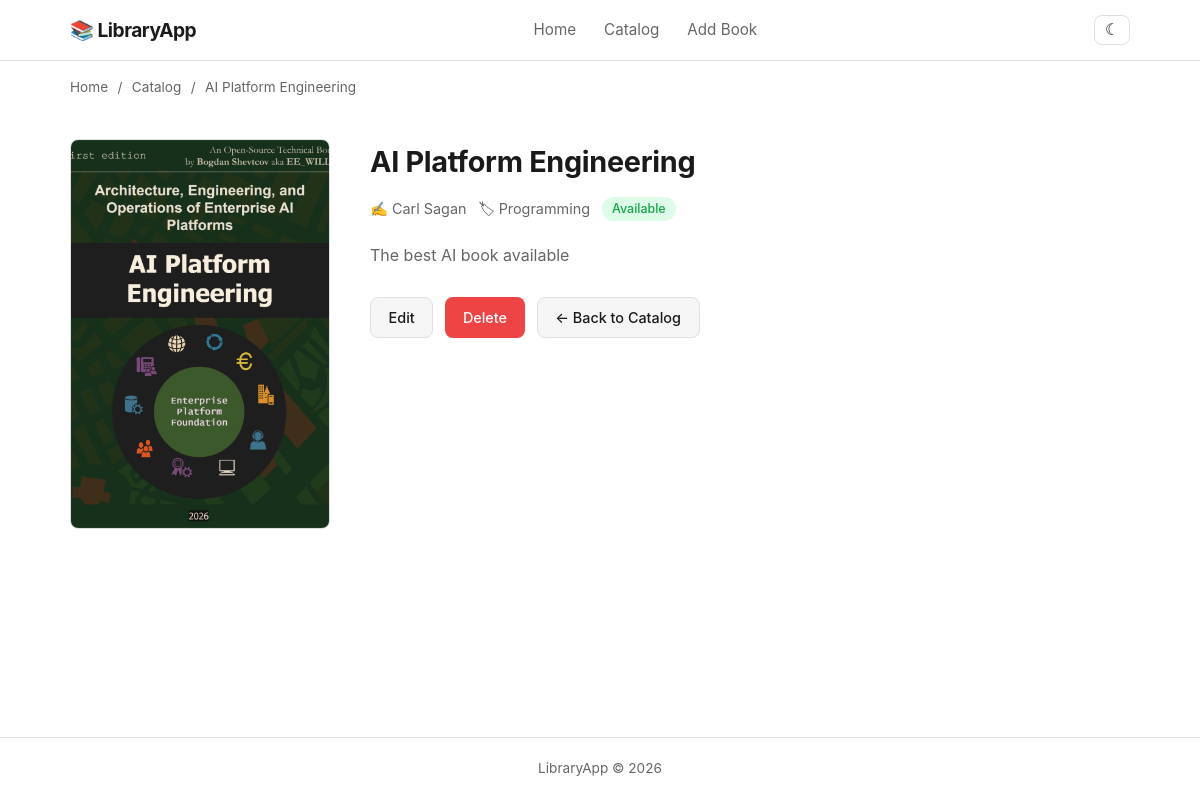
Page /book/11/ on the committed database.
### library/models.py (models this page shows, shortened)
class Book(models.Model):
    title       = models.CharField(max_length=300)
    author      = models.ForeignKey(Author, on_delete=models.CASCADE, related_name='books')
    category    = models.ForeignKey(Category, on_delete=models.SET_NULL, null=True, blank=True)
    description = models.TextField(blank=True)
    cover       = models.ImageField(upload_to='covers/', blank=True, null=True)
    year        = models.PositiveIntegerField(null=True, blank=True)
    available   = models.BooleanField(default=True)
    created_at  = models.DateTimeField(auto_now_add=True)
    class Meta:
        ordering = ['-created_at']

class Author(models.Model):
    name = models.CharField(max_length=200)
    bio  = models.TextField(blank=True)
    class Meta:
        ordering = ['name']

class Category(models.Model):
    name = models.CharField(max_length=100)
    slug = models.SlugField(unique=True)
    class Meta:
        verbose_name_plural = 'categories'
        ordering = ['name']

### library/views.py (the view)
# urls.py: path('book/<int:pk>/',            views.book_detail, name='book_detail'),
def book_detail(request, pk):
    book = get_object_or_404(Book.objects.select_related('author', 'category'), pk=pk)
    return render(request, 'library/book_detail.html', {'book': book})

### templates/library/book_detail.html (shortened to what this page needs)
{% extends "base.html" %}
{% load static %}
{% block content %}
<div class="container">
  <div class="breadcrumb">
    <a href="{% url 'index' %}">Home</a> <span>/</span>
    <a href="{% url 'catalog' %}">Catalog</a> <span>/</span>
    {{ book.title }}
  </div>
  <div class="book-detail">
    <div class="book-cover-lg">
      {% if book.cover %}
        <img src="{{ book.cover.url }}" alt="{{ book.title }}">
      {% else %}
        <div class="cover-placeholder-lg">📖</div>
      {% endif %}
    </div>
    <div class="book-info">
      <h1>{{ book.title }}</h1>
      <div class="book-meta">
        <span>✍ {{ book.author.name }}</span>
        {% if book.category %}<span>🏷 {{ book.category.name }}</span>{% endif %}
        <span>
          {% if book.available %}
            <span class="badge badge-green">Available</span>
          {% else %}
            <span class="badge badge-red">Unavailable</span>
          {% endif %}
        </span>
      </div>
      {% if book.description %}
      <p class="book-description">{{ book.description }}</p>
      {% endif %}
      <div class="book-actions">
        <a href="{% url 'book_edit' book.pk %}" class="btn btn-secondary">Edit</a>
        <a href="{% url 'book_delete' book.pk %}" class="btn btn-danger">Delete</a>
        <a href="{% url 'catalog' %}" class="btn btn-secondary">&larr; Back to Catalog</a>
      </div>
    </div>
  </div>
</div>
{% endblock %}

### static/css/style.css (style rules this page uses)
:root { --bg: #ffffff; --bg-alt: #f5f5f5; --text: #1a1a1a; --text-sub: #666666; --accent: #2563eb; --accent-h: #1d4ed8; --border: #e0e0e0; --card-bg: #ffffff; --shadow: 0 2px 8px rgba(0,0,0,.08); --shadow-h: 0 4px 16px rgba(0,0,0,.14); --radius: 8px; --max-w: 1100px; }
*, *::before, *::after { box-sizing: border-box; margin: 0; padding: 0; }
html { scroll-behavior: smooth; }
body { font-family: -apple-system, BlinkMacSystemFont, 'Segoe UI', sans-serif; background: var(--bg); color: var(--text); line-height: 1.6; min-height: 100vh; display: flex; flex-direction: column; transition: background .25s, color .25s; }
a { color: var(--accent); text-decoration: none; }
img { max-width: 100%; display: block; }
.container { max-width: var(--max-w); margin: 0 auto; padding: 0 1.25rem; }
.btn { display: inline-flex; align-items: center; gap: .4rem; padding: .5rem 1.1rem; border-radius: var(--radius); font-size: .9rem; font-weight: 500; cursor: pointer; border: none; transition: background .15s, opacity .15s; text-decoration: none; }
.btn-secondary { background: var(--bg-alt); color: var(--text); border: 1px solid var(--border); }
.btn-danger { background: #ef4444; color: #fff; }
.book-detail { display: grid; grid-template-columns: 260px 1fr; gap: 2.5rem; padding: 2.5rem 0; }
.book-cover-lg { aspect-ratio: 2/3; background: var(--bg-alt); border-radius: var(--radius); overflow: hidden; border: 1px solid var(--border); }
.book-cover-lg img { width: 100%; height: 100%; object-fit: cover; }
.book-info h1 { font-size: 1.8rem; font-weight: 700; margin-bottom: .4rem; letter-spacing: -.3px; }
.book-meta { display: flex; flex-wrap: wrap; gap: .75rem; margin: .75rem 0 1.25rem; font-size: .9rem; color: var(--text-sub); }
.book-meta span { display: flex; align-items: center; gap: .3rem; }
.badge { display: inline-block; padding: 2px 10px; border-radius: 99px; font-size: .78rem; font-weight: 500; }
.badge-green { background: #dcfce7; color: #16a34a; }
.book-description { color: var(--text-sub); margin-bottom: 1.75rem; line-height: 1.75; }
.book-actions { display: flex; gap: .75rem; flex-wrap: wrap; }
.breadcrumb { font-size: .85rem; color: var(--text-sub); padding: 1rem 0 0; }
.breadcrumb a { color: var(--text-sub); }
.breadcrumb span { margin: 0 .35rem; }

### rows in the picture
Book: title "AI Platform Engineering", cover (picture), author.name "Carl Sagan", category.name "Programming", description "The best AI book available"
